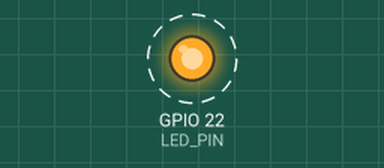
This program was run on a simulated ESP32. On the bench: output pins drawn as LEDs (lit = HIGH). Dashed ring = blinking.

Above: at 0.2 s.
Timing chart, 0 to 3.0 s (numbered marks = the images above):
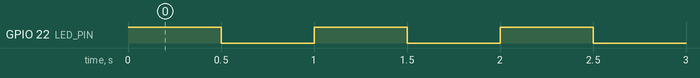

The program:

main.cpp
```cpp
#include <Arduino.h> // 引入 Arduino 核心函式庫

// LED pin and blink interval (ms) // 說明 LED 腳位與閃爍間隔（毫秒）
const uint8_t LED_PIN = 22; // LED 接到 GPIO22
const unsigned long BLINK_DELAY = 500; // 每次點亮/熄滅的延遲（毫秒）

void setup() { // 初始化函式：開機或重置時執行一次
	pinMode(LED_PIN, OUTPUT); // 將 LED_PIN 設為輸出模式
} // setup 結束

void loop() { // 主迴圈：重複執行
	digitalWrite(LED_PIN, HIGH); // 將 LED 設為高電位（點亮）
	delay(500);
	digitalWrite(LED_PIN, LOW); // 將 LED 設為低電位（熄滅）
	delay(500);
} // loop 結束
```

Measured:
- by itself, GPIO 22 (LED_PIN): alternates HIGH for 0.50 s and LOW for 0.50 s
